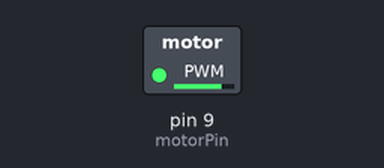
Recording of a sketch running on a simulated Arduino Uno, built with avr-gcc and run on an emulated ATmega328P. On the bench: switched loads named in the sketch (green lamp = pin HIGH).

Above: at 0.1 s.
Timing chart, 0 to 1.6 s (numbered marks = the images above):
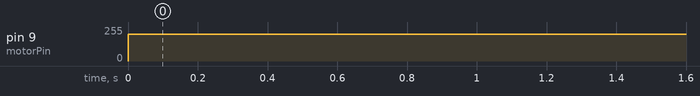

The sketch:

MotorConPausa.ino
```cpp
int motorPin = 9;

void setup() {
  pinMode(motorPin, OUTPUT);
}

void loop() {
  analogWrite(motorPin, 200);  // velocidad del motor
}
```

Measured:
- by itself, pin 9 (motorPin): 0/255 → 200/255 at 0.00 s
